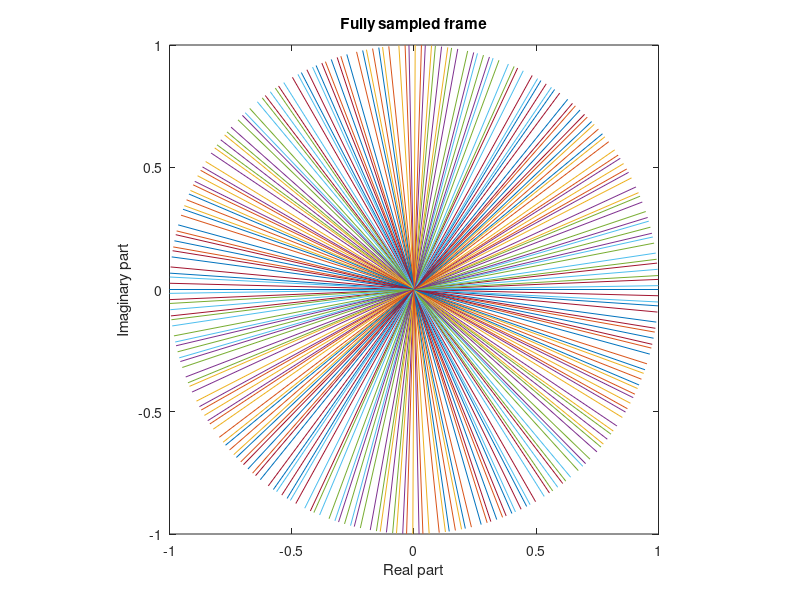

The MATLAB script that drew this image: (Note: this script raises an error after producing the figure.)
clear
clc
close all

TR = 7.5e-3; % [s] odvozeno z realnych dat
flength = 1; % [s] ocekavana delka casoveho okna
rpf = floor(flength/TR); % pocet radial na snimek

% redukce rpf na mocninu 2
rpf = 2^(nextpow2(rpf) - 1);

% vysledna delka casoveho okna
flength = TR * rpf; % [s]

%% plne vzorkovani
GoldenAngle = 2*pi /(1+sqrt(5)); % [rad]
Angles = (0:rpf-1) * GoldenAngle; % [rad]

% radialy k-prostoru
kx = [-1; 1] * cos(Angles);
ky = [-1; 1] * sin(Angles);

% vykresleni
figure
plot(kx, ky)
xlabel('Real part')
ylabel('Imaginary part')
axis square
title('Fully sampled frame')

%% povdzorkovani
figure
tiledlayout('flow')
for i = 2:log2(rpf)-2
    
    factor = 2^i;
    subkx = kx(:, 1:factor:end);
    subky = ky(:, 1:factor:end);
    
    nexttile
    plot(subkx, subky)
    xlabel('Real part')
    ylabel('Imaginary part')
    axis square
    title(sprintf('Subsampling factor: %d (%d radials)', factor, size(subkx, 2)))

end